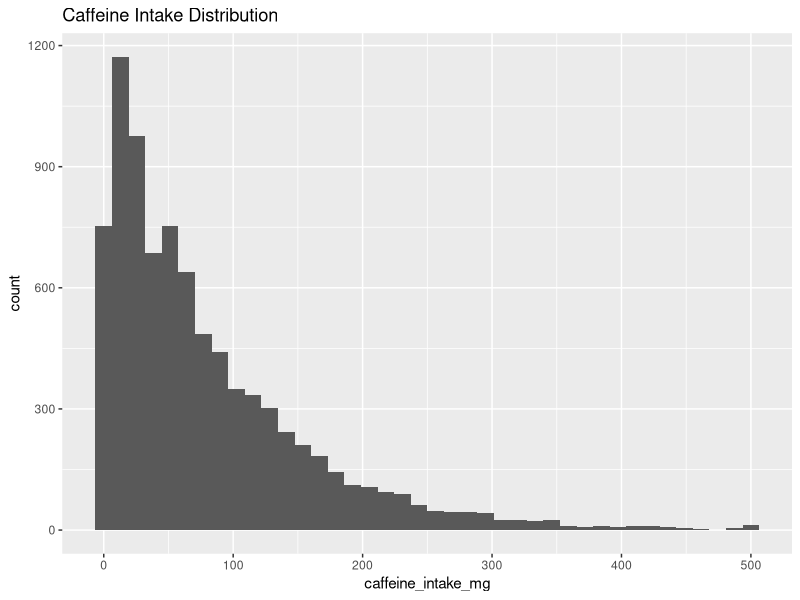
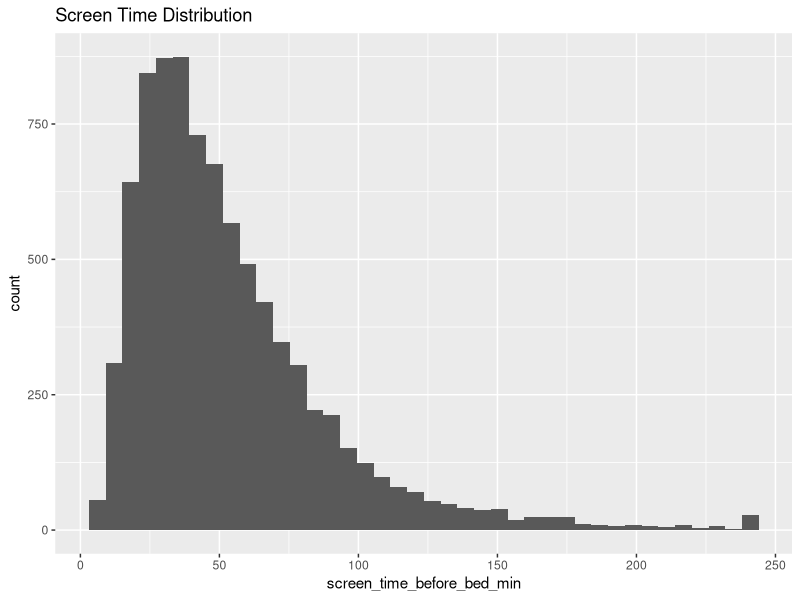
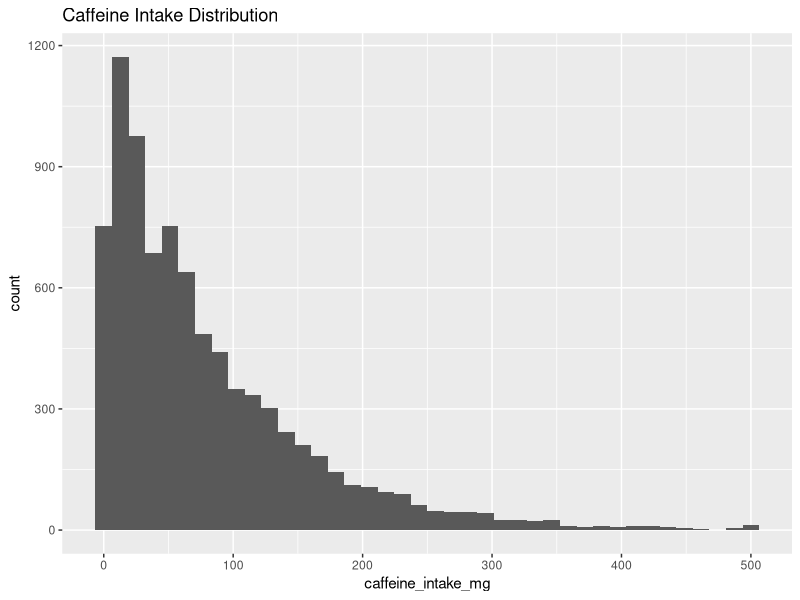
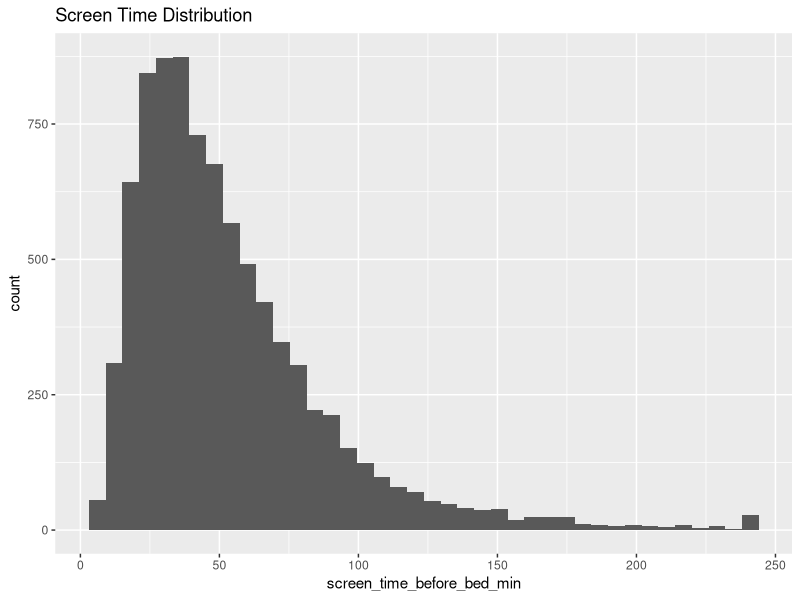

The R source for these figures, in order:
library(tidyverse)

sleep_data <- read.csv("sleep_debt_screen_time.csv")

# Preserve original observations
sleep_data_cleaned <- sleep_data

# Identify potential outliers without modifying values
count_outliers <- function(x) {
  Q1 <- quantile(x, 0.25, na.rm = TRUE)
  Q3 <- quantile(x, 0.75, na.rm = TRUE)
  
  IQR_value <- Q3 - Q1
  
  lower_bound <- Q1 - 1.5 * IQR_value
  upper_bound <- Q3 + 1.5 * IQR_value
  
  sum(x < lower_bound | x > upper_bound, na.rm = TRUE)
}

# Examine potential outliers
variables <- c(
  "caffeine_intake_mg",
  "physical_activity_min",
  "screen_time_before_bed_min",
  "ambient_noise_db",
  "sleep_efficiency_pct",
  "next_day_fatigue_score"
)

sapply(sleep_data_cleaned[variables], count_outliers)

# Convert blue light filter to categorical variable
sleep_data_cleaned$blue_light_filter_on <- factor(
  sleep_data_cleaned$blue_light_filter_on,
  levels = c(FALSE, TRUE),
  labels = c("Filter Off", "Filter On")
)
#verifying that screen time and caffeine intake are skewed now
library(ggplot2)

ggplot(sleep_data_cleaned,
       aes(x = caffeine_intake_mg)) +
  geom_histogram(bins = 40) +
  labs(title = "Caffeine Intake Distribution")
ggsave("caffeine_distribution.png", width = 8, height = 6, dpi = 300)
ggplot(sleep_data_cleaned,
       aes(x = screen_time_before_bed_min)) +
  geom_histogram(bins = 40) +
  labs(title = "Screen Time Distribution")
ggsave("screen_time.png", width = 8, height = 6, dpi = 300)
